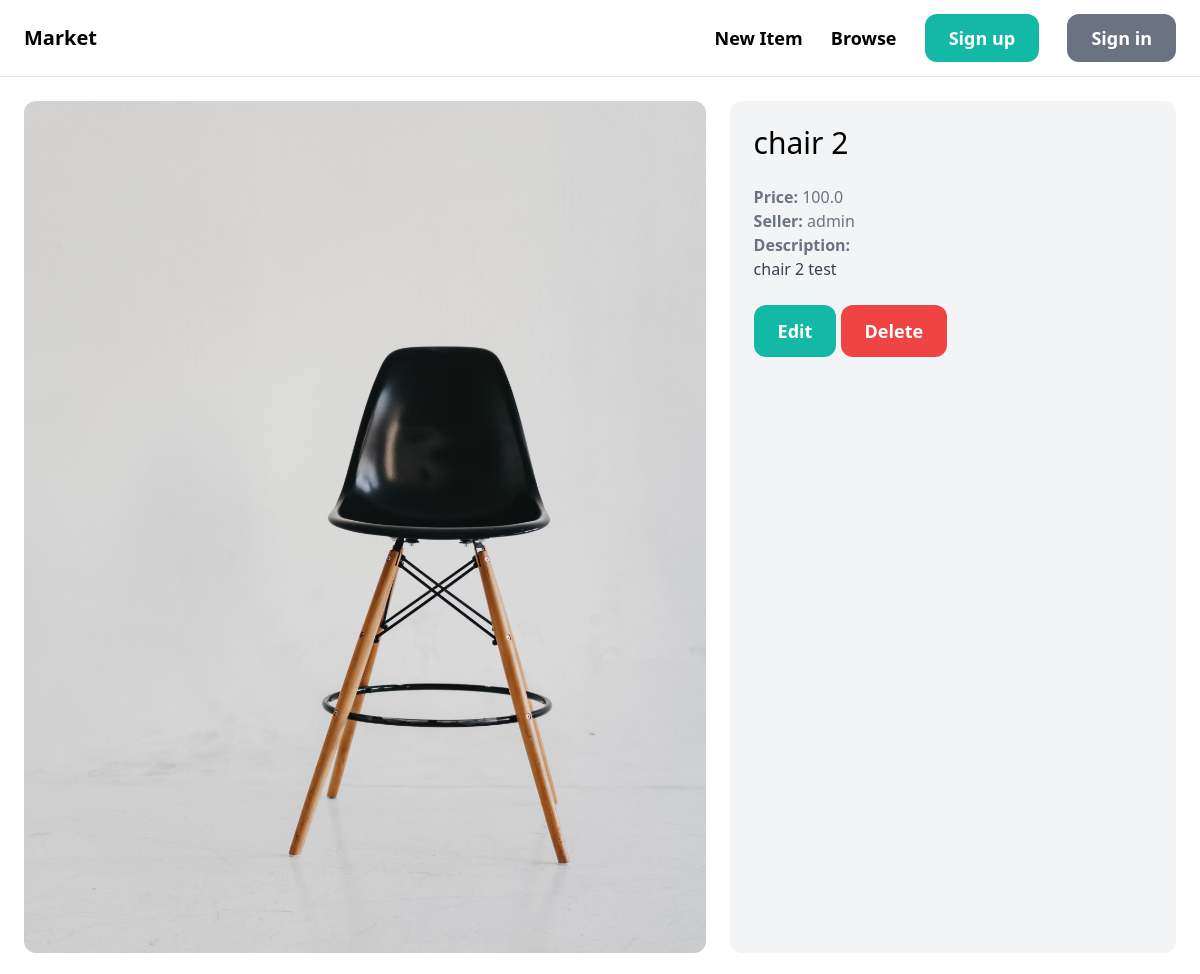
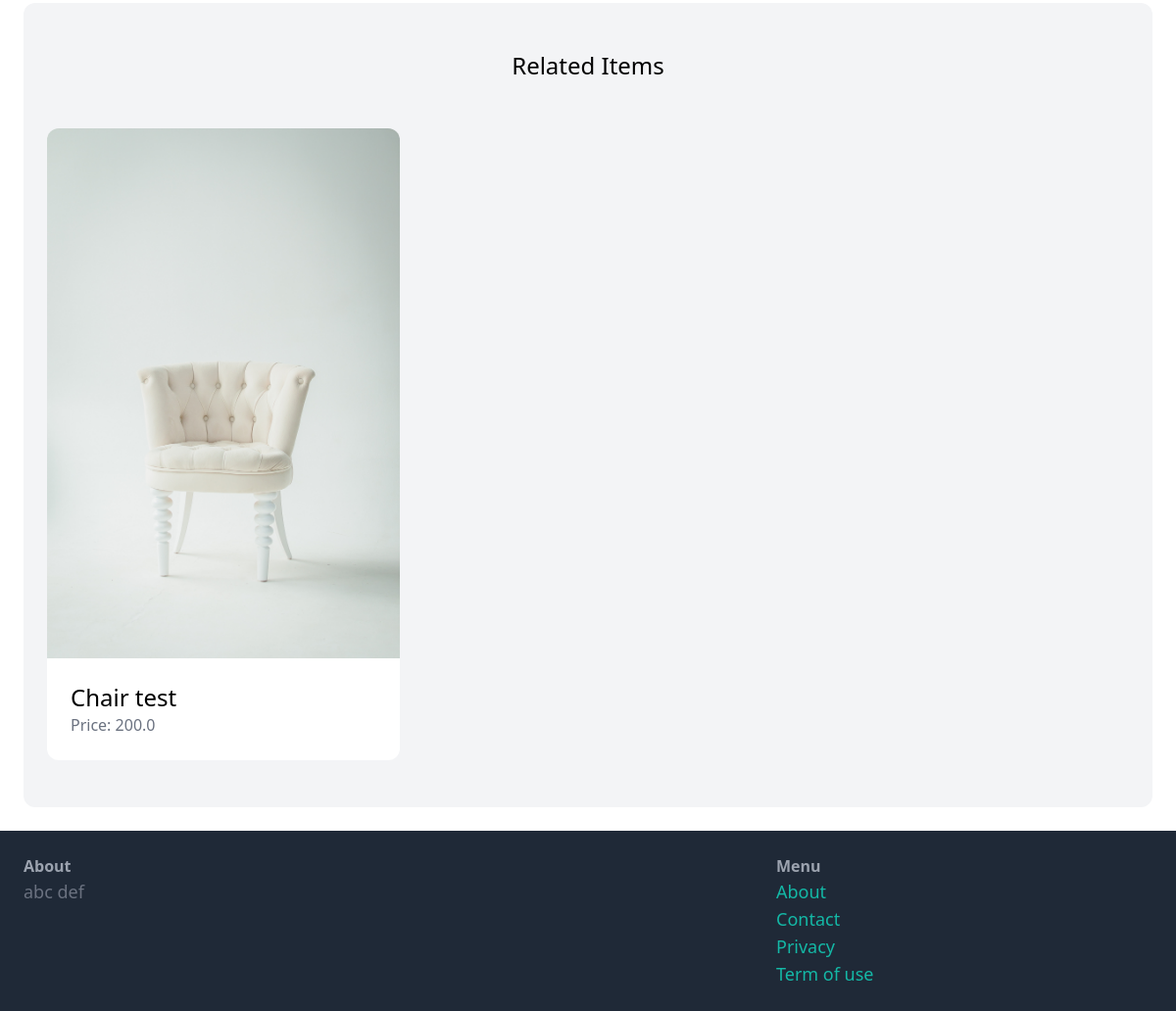
/items/5/, run on the app's committed database (2 pictures, top to bottom).
### item/models.py (models this page shows, shortened)
class Item(models.Model):
    category = models.ForeignKey(Category, related_name='items', on_delete=models.CASCADE)
    name = models.CharField(max_length=255)
    description = models.TextField(blank=True, null=True)
    price = models.FloatField()
    image = models.ImageField(upload_to='item_images', blank=True, null=True)
    is_sold = models.BooleanField(default=False)
    created_by = models.ForeignKey(User, related_name='items', on_delete=models.CASCADE)
    created_at = models.DateTimeField(auto_now_add=True)

### item/views.py (the view)
# urls.py: path('<int:pk>/', views.detail, name='detail'),
def detail(request, pk):
    item = get_object_or_404(Item, pk=pk)
    related_items = Item.objects.filter(category=item.category, is_sold=False).exclude(pk=pk)[0:3]
    return render(request, 'item/detail.html', {
        'item': item,
        'related_items': related_items
    })

### item/templates/item/detail.html (shortened to what this page needs)
{% extends "core/base.html" %}
{% block content %}
<div class="grid grid-cols-5 gap-6">
    <div class="col-span-3">
        <img src="{{ item.image.url }}" class="rounded-xl">
    </div>
    <div class="col-span-2 p-6 bg-gray-100 rounded-xl">
        <h1 class="mb-6 text-3xl">{{ item.name }}</h1>
        <p class="text-gray-500"><strong>Price: </strong>{{ item.price }}</p>
        <p class="text-gray-500"><strong>Seller: </strong>{{ item.created_by.username }}</p>
        {% if item.description %}
            <p class="text-gray-700">
                <strong class="text-gray-500">Description:</strong><br>
                {{ item.description }}
            </p>
        {% endif %}
        <a href="#" class="inline-block mt-6 px-6 py-3 text-lg font-semibold bg-teal-500 text-white rounded-xl">Edit</a>
        <a href="#" class="inline-block mt-6 px-6 py-3 text-lg font-semibold bg-red-500 text-white rounded-xl">Delete</a>
    </div>
</div>
<div class="mt-6 px-6 py-12 bg-gray-100 rounded-xl">
    <h2 class="mb-12 text-2xl text-center">Related Items</h2>
    <div class="grid grid-cols-3 gap-3">
        {% for item in related_items %}
            <div>
            <a href="{% url 'item:detail' item.id %}">
                <div>
                    <img src="{{ item.image.url }}" class="rounded-t-xl">
                </div>
                <div class="p-6 bg-white rounded-b-xl">
                    <h2 class="text-2xl">{{ item.name }}</h2>
                    <p class="text-gray-500">Price: {{ item.price }}</p>
                </div>
            </a>
            </div>
        {% endfor %}
    </div>
</div>
{% endblock %}

### data on the page
Item: image (picture), name "chair 2", price "100.0", created_by.username "admin", description "chair 2 test"
Item: image (picture), name "Chair test", price "200.0"
